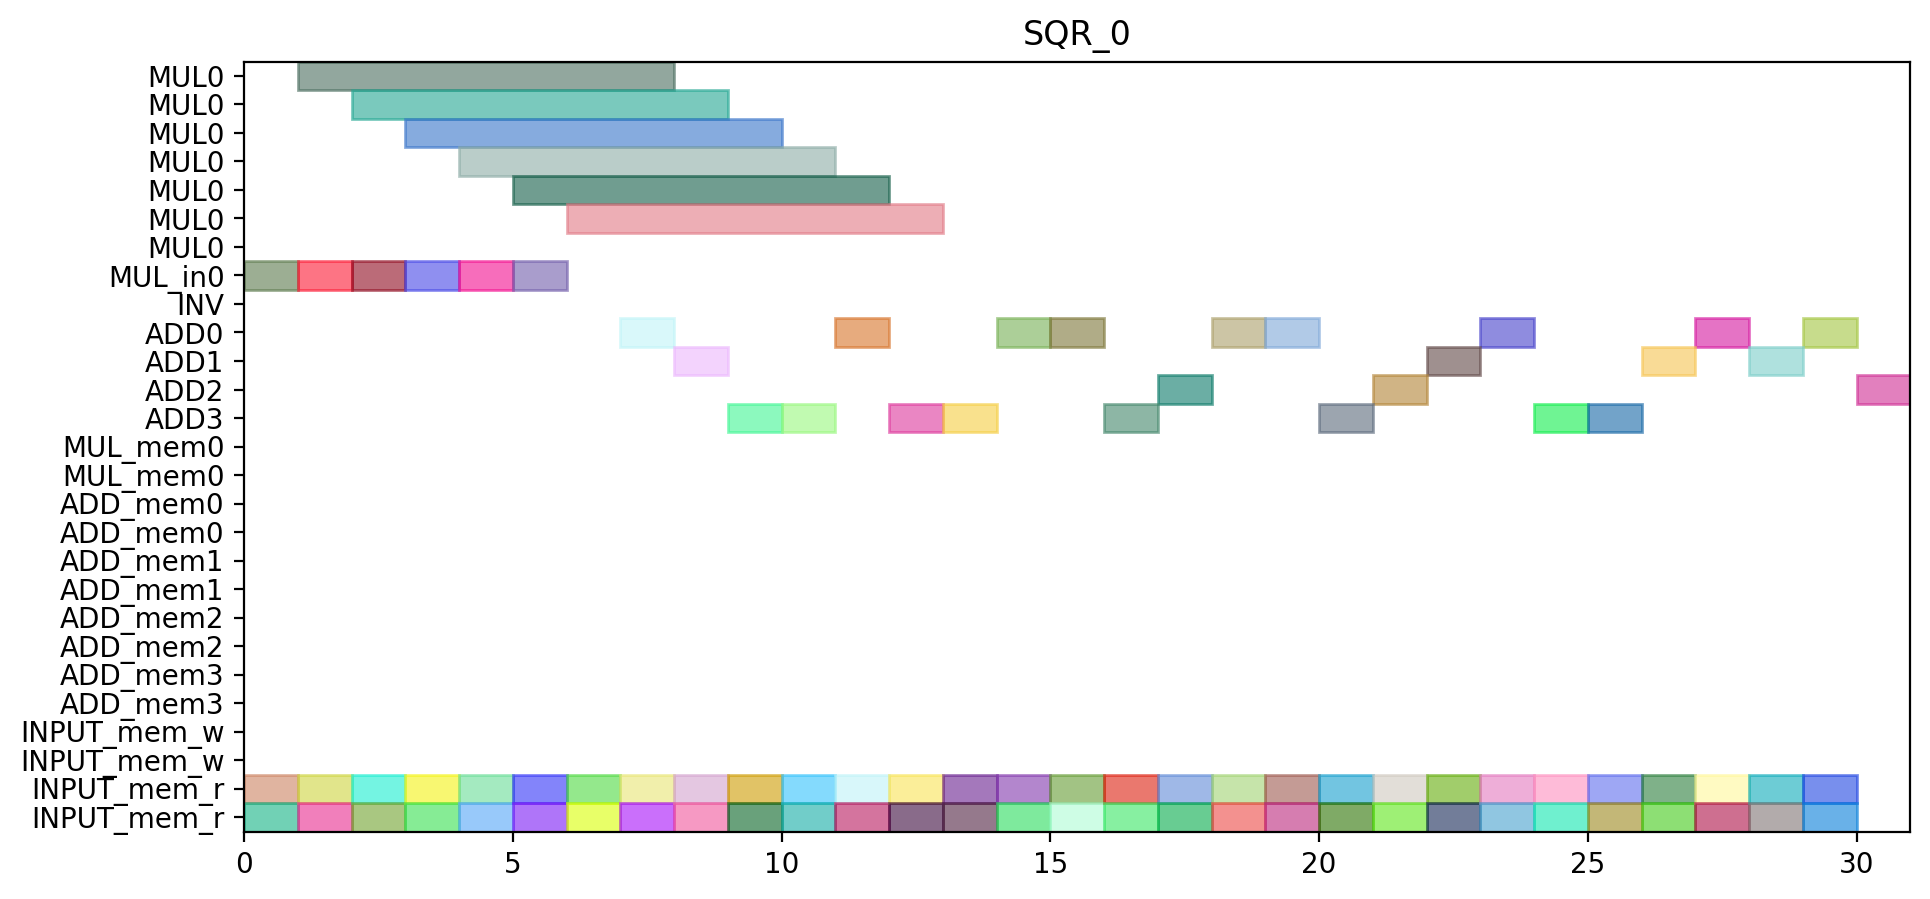

Reproduce this figure in Python.
from pyschedule import Scenario, solvers, plotters, alt


def solve():
	horizon = 90
	S = Scenario("SQR_0", horizon=horizon)

	# resource
	MUL = S.Resources('MUL', num=1, size=7)
	MUL_in = S.Resources('MUL_in', num=1)
	INV = S.Resource('INV')
	ADD = S.Resources('ADD', num=4, periods=range(1, horizon))
	MUL_mem = S.Resources('MUL_mem', num=1, size=2)
	ADD_mem = S.Resources('ADD_mem', num=4, size=2)
	INPUT_mem_w = S.Resource('INPUT_mem_w', size=2)
	INPUT_mem_r = S.Resource('INPUT_mem_r', size=2)

	# result of previous scheduling

	# new tasks
	c_t0_a1_0 = S.Task('c_t0_a1_0', length=1, delay_cost=1)
	c_t0_a1_0 += alt(ADD)

	c_t0_a1_0_mem0 = S.Task('c_t0_a1_0_mem0', length=1, delay_cost=1)
	c_t0_a1_0_mem0 += INPUT_mem_r
	S += c_t0_a1_0_mem0 <= c_t0_a1_0

	c_t0_a1_0_mem1 = S.Task('c_t0_a1_0_mem1', length=1, delay_cost=1)
	c_t0_a1_0_mem1 += INPUT_mem_r
	S += c_t0_a1_0_mem1 <= c_t0_a1_0

	c_t0_a1_1 = S.Task('c_t0_a1_1', length=1, delay_cost=1)
	c_t0_a1_1 += alt(ADD)

	c_t0_a1_1_mem0 = S.Task('c_t0_a1_1_mem0', length=1, delay_cost=1)
	c_t0_a1_1_mem0 += INPUT_mem_r
	S += c_t0_a1_1_mem0 <= c_t0_a1_1

	c_t0_a1_1_mem1 = S.Task('c_t0_a1_1_mem1', length=1, delay_cost=1)
	c_t0_a1_1_mem1 += INPUT_mem_r
	S += c_t0_a1_1_mem1 <= c_t0_a1_1

	c_t0_t10 = S.Task('c_t0_t10', length=1, delay_cost=1)
	c_t0_t10 += alt(ADD)

	c_t0_t10_mem0 = S.Task('c_t0_t10_mem0', length=1, delay_cost=1)
	c_t0_t10_mem0 += INPUT_mem_r
	S += c_t0_t10_mem0 <= c_t0_t10

	c_t0_t10_mem1 = S.Task('c_t0_t10_mem1', length=1, delay_cost=1)
	c_t0_t10_mem1 += INPUT_mem_r
	S += c_t0_t10_mem1 <= c_t0_t10

	c_t0_t11 = S.Task('c_t0_t11', length=1, delay_cost=1)
	c_t0_t11 += alt(ADD)

	c_t0_t11_mem0 = S.Task('c_t0_t11_mem0', length=1, delay_cost=1)
	c_t0_t11_mem0 += INPUT_mem_r
	S += c_t0_t11_mem0 <= c_t0_t11

	c_t0_t11_mem1 = S.Task('c_t0_t11_mem1', length=1, delay_cost=1)
	c_t0_t11_mem1 += INPUT_mem_r
	S += c_t0_t11_mem1 <= c_t0_t11

	c_t0_t3_t0_in = S.Task('c_t0_t3_t0_in', length=1, delay_cost=1)
	c_t0_t3_t0_in += alt(MUL_in)
	c_t0_t3_t0 = S.Task('c_t0_t3_t0', length=7, delay_cost=1)
	c_t0_t3_t0 += alt(MUL)
	S += c_t0_t3_t0>=c_t0_t3_t0_in

	c_t0_t3_t0_mem0 = S.Task('c_t0_t3_t0_mem0', length=1, delay_cost=1)
	c_t0_t3_t0_mem0 += INPUT_mem_r
	S += c_t0_t3_t0_mem0 <= c_t0_t3_t0

	c_t0_t3_t0_mem1 = S.Task('c_t0_t3_t0_mem1', length=1, delay_cost=1)
	c_t0_t3_t0_mem1 += INPUT_mem_r
	S += c_t0_t3_t0_mem1 <= c_t0_t3_t0

	c_t0_t3_t1_in = S.Task('c_t0_t3_t1_in', length=1, delay_cost=1)
	c_t0_t3_t1_in += alt(MUL_in)
	c_t0_t3_t1 = S.Task('c_t0_t3_t1', length=7, delay_cost=1)
	c_t0_t3_t1 += alt(MUL)
	S += c_t0_t3_t1>=c_t0_t3_t1_in

	c_t0_t3_t1_mem0 = S.Task('c_t0_t3_t1_mem0', length=1, delay_cost=1)
	c_t0_t3_t1_mem0 += INPUT_mem_r
	S += c_t0_t3_t1_mem0 <= c_t0_t3_t1

	c_t0_t3_t1_mem1 = S.Task('c_t0_t3_t1_mem1', length=1, delay_cost=1)
	c_t0_t3_t1_mem1 += INPUT_mem_r
	S += c_t0_t3_t1_mem1 <= c_t0_t3_t1

	c_t0_t3_t2 = S.Task('c_t0_t3_t2', length=1, delay_cost=1)
	c_t0_t3_t2 += alt(ADD)

	c_t0_t3_t2_mem0 = S.Task('c_t0_t3_t2_mem0', length=1, delay_cost=1)
	c_t0_t3_t2_mem0 += INPUT_mem_r
	S += c_t0_t3_t2_mem0 <= c_t0_t3_t2

	c_t0_t3_t2_mem1 = S.Task('c_t0_t3_t2_mem1', length=1, delay_cost=1)
	c_t0_t3_t2_mem1 += INPUT_mem_r
	S += c_t0_t3_t2_mem1 <= c_t0_t3_t2

	c_t0_t3_t3 = S.Task('c_t0_t3_t3', length=1, delay_cost=1)
	c_t0_t3_t3 += alt(ADD)

	c_t0_t3_t3_mem0 = S.Task('c_t0_t3_t3_mem0', length=1, delay_cost=1)
	c_t0_t3_t3_mem0 += INPUT_mem_r
	S += c_t0_t3_t3_mem0 <= c_t0_t3_t3

	c_t0_t3_t3_mem1 = S.Task('c_t0_t3_t3_mem1', length=1, delay_cost=1)
	c_t0_t3_t3_mem1 += INPUT_mem_r
	S += c_t0_t3_t3_mem1 <= c_t0_t3_t3

	c_t1_a1_0 = S.Task('c_t1_a1_0', length=1, delay_cost=1)
	c_t1_a1_0 += alt(ADD)

	c_t1_a1_0_mem0 = S.Task('c_t1_a1_0_mem0', length=1, delay_cost=1)
	c_t1_a1_0_mem0 += INPUT_mem_r
	S += c_t1_a1_0_mem0 <= c_t1_a1_0

	c_t1_a1_0_mem1 = S.Task('c_t1_a1_0_mem1', length=1, delay_cost=1)
	c_t1_a1_0_mem1 += INPUT_mem_r
	S += c_t1_a1_0_mem1 <= c_t1_a1_0

	c_t1_a1_1 = S.Task('c_t1_a1_1', length=1, delay_cost=1)
	c_t1_a1_1 += alt(ADD)

	c_t1_a1_1_mem0 = S.Task('c_t1_a1_1_mem0', length=1, delay_cost=1)
	c_t1_a1_1_mem0 += INPUT_mem_r
	S += c_t1_a1_1_mem0 <= c_t1_a1_1

	c_t1_a1_1_mem1 = S.Task('c_t1_a1_1_mem1', length=1, delay_cost=1)
	c_t1_a1_1_mem1 += INPUT_mem_r
	S += c_t1_a1_1_mem1 <= c_t1_a1_1

	c_t1_t10 = S.Task('c_t1_t10', length=1, delay_cost=1)
	c_t1_t10 += alt(ADD)

	c_t1_t10_mem0 = S.Task('c_t1_t10_mem0', length=1, delay_cost=1)
	c_t1_t10_mem0 += INPUT_mem_r
	S += c_t1_t10_mem0 <= c_t1_t10

	c_t1_t10_mem1 = S.Task('c_t1_t10_mem1', length=1, delay_cost=1)
	c_t1_t10_mem1 += INPUT_mem_r
	S += c_t1_t10_mem1 <= c_t1_t10

	c_t1_t11 = S.Task('c_t1_t11', length=1, delay_cost=1)
	c_t1_t11 += alt(ADD)

	c_t1_t11_mem0 = S.Task('c_t1_t11_mem0', length=1, delay_cost=1)
	c_t1_t11_mem0 += INPUT_mem_r
	S += c_t1_t11_mem0 <= c_t1_t11

	c_t1_t11_mem1 = S.Task('c_t1_t11_mem1', length=1, delay_cost=1)
	c_t1_t11_mem1 += INPUT_mem_r
	S += c_t1_t11_mem1 <= c_t1_t11

	c_t1_t3_t0_in = S.Task('c_t1_t3_t0_in', length=1, delay_cost=1)
	c_t1_t3_t0_in += alt(MUL_in)
	c_t1_t3_t0 = S.Task('c_t1_t3_t0', length=7, delay_cost=1)
	c_t1_t3_t0 += alt(MUL)
	S += c_t1_t3_t0>=c_t1_t3_t0_in

	c_t1_t3_t0_mem0 = S.Task('c_t1_t3_t0_mem0', length=1, delay_cost=1)
	c_t1_t3_t0_mem0 += INPUT_mem_r
	S += c_t1_t3_t0_mem0 <= c_t1_t3_t0

	c_t1_t3_t0_mem1 = S.Task('c_t1_t3_t0_mem1', length=1, delay_cost=1)
	c_t1_t3_t0_mem1 += INPUT_mem_r
	S += c_t1_t3_t0_mem1 <= c_t1_t3_t0

	c_t1_t3_t1_in = S.Task('c_t1_t3_t1_in', length=1, delay_cost=1)
	c_t1_t3_t1_in += alt(MUL_in)
	c_t1_t3_t1 = S.Task('c_t1_t3_t1', length=7, delay_cost=1)
	c_t1_t3_t1 += alt(MUL)
	S += c_t1_t3_t1>=c_t1_t3_t1_in

	c_t1_t3_t1_mem0 = S.Task('c_t1_t3_t1_mem0', length=1, delay_cost=1)
	c_t1_t3_t1_mem0 += INPUT_mem_r
	S += c_t1_t3_t1_mem0 <= c_t1_t3_t1

	c_t1_t3_t1_mem1 = S.Task('c_t1_t3_t1_mem1', length=1, delay_cost=1)
	c_t1_t3_t1_mem1 += INPUT_mem_r
	S += c_t1_t3_t1_mem1 <= c_t1_t3_t1

	c_t1_t3_t2 = S.Task('c_t1_t3_t2', length=1, delay_cost=1)
	c_t1_t3_t2 += alt(ADD)

	c_t1_t3_t2_mem0 = S.Task('c_t1_t3_t2_mem0', length=1, delay_cost=1)
	c_t1_t3_t2_mem0 += INPUT_mem_r
	S += c_t1_t3_t2_mem0 <= c_t1_t3_t2

	c_t1_t3_t2_mem1 = S.Task('c_t1_t3_t2_mem1', length=1, delay_cost=1)
	c_t1_t3_t2_mem1 += INPUT_mem_r
	S += c_t1_t3_t2_mem1 <= c_t1_t3_t2

	c_t1_t3_t3 = S.Task('c_t1_t3_t3', length=1, delay_cost=1)
	c_t1_t3_t3 += alt(ADD)

	c_t1_t3_t3_mem0 = S.Task('c_t1_t3_t3_mem0', length=1, delay_cost=1)
	c_t1_t3_t3_mem0 += INPUT_mem_r
	S += c_t1_t3_t3_mem0 <= c_t1_t3_t3

	c_t1_t3_t3_mem1 = S.Task('c_t1_t3_t3_mem1', length=1, delay_cost=1)
	c_t1_t3_t3_mem1 += INPUT_mem_r
	S += c_t1_t3_t3_mem1 <= c_t1_t3_t3

	c_t2_a1_0 = S.Task('c_t2_a1_0', length=1, delay_cost=1)
	c_t2_a1_0 += alt(ADD)

	c_t2_a1_0_mem0 = S.Task('c_t2_a1_0_mem0', length=1, delay_cost=1)
	c_t2_a1_0_mem0 += INPUT_mem_r
	S += c_t2_a1_0_mem0 <= c_t2_a1_0

	c_t2_a1_0_mem1 = S.Task('c_t2_a1_0_mem1', length=1, delay_cost=1)
	c_t2_a1_0_mem1 += INPUT_mem_r
	S += c_t2_a1_0_mem1 <= c_t2_a1_0

	c_t2_a1_1 = S.Task('c_t2_a1_1', length=1, delay_cost=1)
	c_t2_a1_1 += alt(ADD)

	c_t2_a1_1_mem0 = S.Task('c_t2_a1_1_mem0', length=1, delay_cost=1)
	c_t2_a1_1_mem0 += INPUT_mem_r
	S += c_t2_a1_1_mem0 <= c_t2_a1_1

	c_t2_a1_1_mem1 = S.Task('c_t2_a1_1_mem1', length=1, delay_cost=1)
	c_t2_a1_1_mem1 += INPUT_mem_r
	S += c_t2_a1_1_mem1 <= c_t2_a1_1

	c_t2_t10 = S.Task('c_t2_t10', length=1, delay_cost=1)
	c_t2_t10 += alt(ADD)

	c_t2_t10_mem0 = S.Task('c_t2_t10_mem0', length=1, delay_cost=1)
	c_t2_t10_mem0 += INPUT_mem_r
	S += c_t2_t10_mem0 <= c_t2_t10

	c_t2_t10_mem1 = S.Task('c_t2_t10_mem1', length=1, delay_cost=1)
	c_t2_t10_mem1 += INPUT_mem_r
	S += c_t2_t10_mem1 <= c_t2_t10

	c_t2_t11 = S.Task('c_t2_t11', length=1, delay_cost=1)
	c_t2_t11 += alt(ADD)

	c_t2_t11_mem0 = S.Task('c_t2_t11_mem0', length=1, delay_cost=1)
	c_t2_t11_mem0 += INPUT_mem_r
	S += c_t2_t11_mem0 <= c_t2_t11

	c_t2_t11_mem1 = S.Task('c_t2_t11_mem1', length=1, delay_cost=1)
	c_t2_t11_mem1 += INPUT_mem_r
	S += c_t2_t11_mem1 <= c_t2_t11

	c_t2_t3_t0_in = S.Task('c_t2_t3_t0_in', length=1, delay_cost=1)
	c_t2_t3_t0_in += alt(MUL_in)
	c_t2_t3_t0 = S.Task('c_t2_t3_t0', length=7, delay_cost=1)
	c_t2_t3_t0 += alt(MUL)
	S += c_t2_t3_t0>=c_t2_t3_t0_in

	c_t2_t3_t0_mem0 = S.Task('c_t2_t3_t0_mem0', length=1, delay_cost=1)
	c_t2_t3_t0_mem0 += INPUT_mem_r
	S += c_t2_t3_t0_mem0 <= c_t2_t3_t0

	c_t2_t3_t0_mem1 = S.Task('c_t2_t3_t0_mem1', length=1, delay_cost=1)
	c_t2_t3_t0_mem1 += INPUT_mem_r
	S += c_t2_t3_t0_mem1 <= c_t2_t3_t0

	c_t2_t3_t1_in = S.Task('c_t2_t3_t1_in', length=1, delay_cost=1)
	c_t2_t3_t1_in += alt(MUL_in)
	c_t2_t3_t1 = S.Task('c_t2_t3_t1', length=7, delay_cost=1)
	c_t2_t3_t1 += alt(MUL)
	S += c_t2_t3_t1>=c_t2_t3_t1_in

	c_t2_t3_t1_mem0 = S.Task('c_t2_t3_t1_mem0', length=1, delay_cost=1)
	c_t2_t3_t1_mem0 += INPUT_mem_r
	S += c_t2_t3_t1_mem0 <= c_t2_t3_t1

	c_t2_t3_t1_mem1 = S.Task('c_t2_t3_t1_mem1', length=1, delay_cost=1)
	c_t2_t3_t1_mem1 += INPUT_mem_r
	S += c_t2_t3_t1_mem1 <= c_t2_t3_t1

	c_t2_t3_t2 = S.Task('c_t2_t3_t2', length=1, delay_cost=1)
	c_t2_t3_t2 += alt(ADD)

	c_t2_t3_t2_mem0 = S.Task('c_t2_t3_t2_mem0', length=1, delay_cost=1)
	c_t2_t3_t2_mem0 += INPUT_mem_r
	S += c_t2_t3_t2_mem0 <= c_t2_t3_t2

	c_t2_t3_t2_mem1 = S.Task('c_t2_t3_t2_mem1', length=1, delay_cost=1)
	c_t2_t3_t2_mem1 += INPUT_mem_r
	S += c_t2_t3_t2_mem1 <= c_t2_t3_t2

	c_t2_t3_t3 = S.Task('c_t2_t3_t3', length=1, delay_cost=1)
	c_t2_t3_t3 += alt(ADD)

	c_t2_t3_t3_mem0 = S.Task('c_t2_t3_t3_mem0', length=1, delay_cost=1)
	c_t2_t3_t3_mem0 += INPUT_mem_r
	S += c_t2_t3_t3_mem0 <= c_t2_t3_t3

	c_t2_t3_t3_mem1 = S.Task('c_t2_t3_t3_mem1', length=1, delay_cost=1)
	c_t2_t3_t3_mem1 += INPUT_mem_r
	S += c_t2_t3_t3_mem1 <= c_t2_t3_t3

	c_t3000 = S.Task('c_t3000', length=1, delay_cost=1)
	c_t3000 += alt(ADD)

	c_t3000_mem0 = S.Task('c_t3000_mem0', length=1, delay_cost=1)
	c_t3000_mem0 += INPUT_mem_r
	S += c_t3000_mem0 <= c_t3000

	c_t3000_mem1 = S.Task('c_t3000_mem1', length=1, delay_cost=1)
	c_t3000_mem1 += INPUT_mem_r
	S += c_t3000_mem1 <= c_t3000

	c_t3001 = S.Task('c_t3001', length=1, delay_cost=1)
	c_t3001 += alt(ADD)

	c_t3001_mem0 = S.Task('c_t3001_mem0', length=1, delay_cost=1)
	c_t3001_mem0 += INPUT_mem_r
	S += c_t3001_mem0 <= c_t3001

	c_t3001_mem1 = S.Task('c_t3001_mem1', length=1, delay_cost=1)
	c_t3001_mem1 += INPUT_mem_r
	S += c_t3001_mem1 <= c_t3001

	c_t3010 = S.Task('c_t3010', length=1, delay_cost=1)
	c_t3010 += alt(ADD)

	c_t3010_mem0 = S.Task('c_t3010_mem0', length=1, delay_cost=1)
	c_t3010_mem0 += INPUT_mem_r
	S += c_t3010_mem0 <= c_t3010

	c_t3010_mem1 = S.Task('c_t3010_mem1', length=1, delay_cost=1)
	c_t3010_mem1 += INPUT_mem_r
	S += c_t3010_mem1 <= c_t3010

	c_t3011 = S.Task('c_t3011', length=1, delay_cost=1)
	c_t3011 += alt(ADD)

	c_t3011_mem0 = S.Task('c_t3011_mem0', length=1, delay_cost=1)
	c_t3011_mem0 += INPUT_mem_r
	S += c_t3011_mem0 <= c_t3011

	c_t3011_mem1 = S.Task('c_t3011_mem1', length=1, delay_cost=1)
	c_t3011_mem1 += INPUT_mem_r
	S += c_t3011_mem1 <= c_t3011

	c_t4000 = S.Task('c_t4000', length=1, delay_cost=1)
	c_t4000 += alt(ADD)

	c_t4000_mem0 = S.Task('c_t4000_mem0', length=1, delay_cost=1)
	c_t4000_mem0 += INPUT_mem_r
	S += c_t4000_mem0 <= c_t4000

	c_t4000_mem1 = S.Task('c_t4000_mem1', length=1, delay_cost=1)
	c_t4000_mem1 += INPUT_mem_r
	S += c_t4000_mem1 <= c_t4000

	c_t4001 = S.Task('c_t4001', length=1, delay_cost=1)
	c_t4001 += alt(ADD)

	c_t4001_mem0 = S.Task('c_t4001_mem0', length=1, delay_cost=1)
	c_t4001_mem0 += INPUT_mem_r
	S += c_t4001_mem0 <= c_t4001

	c_t4001_mem1 = S.Task('c_t4001_mem1', length=1, delay_cost=1)
	c_t4001_mem1 += INPUT_mem_r
	S += c_t4001_mem1 <= c_t4001

	solvers.mip.solve(S,msg=1,kind='CPLEX',ratio_gap=1.01)

	solution = [['hoge']*len(S.solution()[1]) for i in range(len(S.solution()))]
	for i in range(len(S.solution())):
		for j in range(len(S.solution()[i])):
			solution[i][j]=str(S.solution()[i][j])
	print(solution)

	cycles = int(solution[-1][3])

	pic_file_name = "/home/mfukuda/pairing_automation_design2/bls12-440/scheduling/SQR_mul1_add4/SQR_0.png"
	if(S.solution() != []):
		plotters.matplotlib.plot(S,img_filename=pic_file_name, vertical_text=True, fig_size=(cycles*0.25+3, 5), show_task_labels=False)

	return solution
